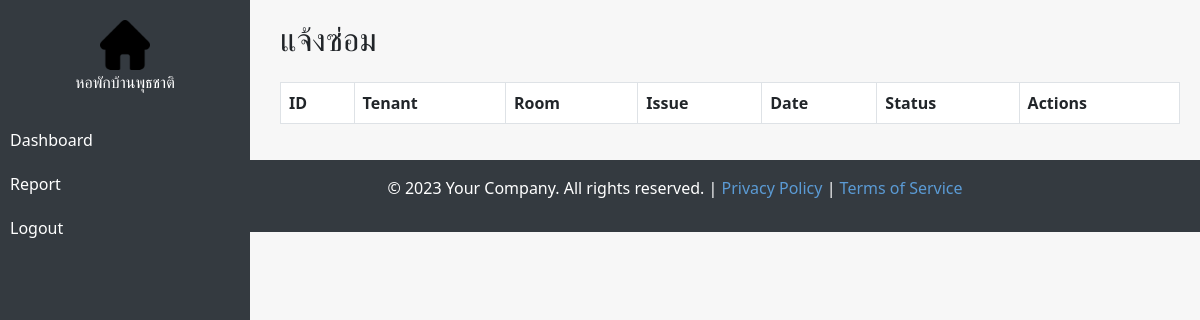
The page /tenant/reports.php (signed in) on the database as committed earlier.
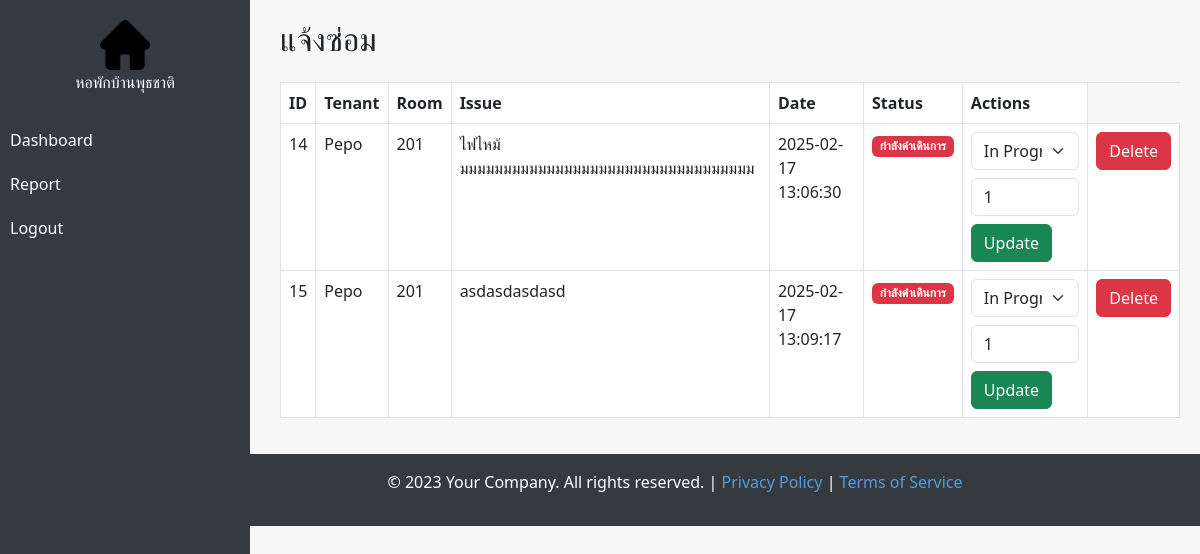
The same page on the database as committed later.
### tables this page shows
CREATE TABLE `maintenance_requests` (
  `id` int(11) NOT NULL,
  `tenant_id` int(11) NOT NULL,
  `room_id` int(11) NOT NULL,
  `issue` text NOT NULL,
  `request_date` timestamp NOT NULL DEFAULT current_timestamp(),
  `assigned_staff_id` int(11) DEFAULT NULL,
  `status` enum('pending','in_progress','completed') DEFAULT 'pending'
);

CREATE TABLE `users` (
  `id` int(11) NOT NULL,
  `username` varchar(50) NOT NULL,
  `password` varchar(255) NOT NULL,
  `role` enum('admin','staff','tenant') NOT NULL,
  `full_name` varchar(100) NOT NULL,
  `phone` varchar(20) DEFAULT NULL,
  `email` varchar(100) DEFAULT NULL,
  `created_at` timestamp NOT NULL DEFAULT current_timestamp(),
  `IDCard` int(200) DEFAULT NULL,
  `Img` varchar(200) DEFAULT NULL,
  `idcard_img` varchar(200) DEFAULT NULL,
  `charter` varchar(200) DEFAULT NULL
);

CREATE TABLE `rooms` (
  `id` int(11) NOT NULL,
  `room_number` varchar(10) NOT NULL,
  `type` enum('standard','deluxe','vip') NOT NULL,
  `price` decimal(10,2) NOT NULL,
  `status` enum('available','reserved','occupied') DEFAULT 'available',
  `tenant_id` int(11) DEFAULT NULL,
  `Date of Stay` int(11) DEFAULT NULL,
  `Expiration Date` int(11) DEFAULT NULL
);

### tenant/reports.php (the view, shortened to what this page needs)
<?php
include("../config/database.php");
$user_id = $_SESSION['user_id'];
$user_role = $_SESSION['role'];
if ($user_role == 'tenant') {
    $requests_sql = "SELECT m.*, u.full_name, r.room_number
                      FROM maintenance_requests m
                      JOIN users u ON m.tenant_id = u.id
                      JOIN rooms r ON m.room_id = r.id
                      WHERE m.tenant_id = ?";
    $stmt = $conn->prepare($requests_sql);
    $stmt->bind_param("i", $user_id);
    $stmt->execute();
    $requests = $stmt->get_result();
} else {
    $requests = $conn->query("SELECT m.*, u.full_name, r.room_number
                              FROM maintenance_requests m
                              JOIN users u ON m.tenant_id = u.id
                              JOIN rooms r ON m.room_id = r.id");
}
?>
<!DOCTYPE html>
<html lang="en">
<head>
    <link href="https://cdn.jsdelivr.net/npm/bootstrap@5.3.0/dist/css/bootstrap.min.css" rel="stylesheet">
</head>
<body>
    <div class="sidebar">
        <img src="../assets/images/home.png" alt="Logo" width="50">
        <center style="color: white;">หอพักบ้านพุธชาติ</center>
        <br>
        <a href="dashboard.php">Dashboard</a>
        <a href="reports.php">Report</a>
        <a href="../public/logout.php">Logout</a>
    </div>
    <div class="content">
        <h2 class="mb-4">แจ้งซ่อม</h2>
        <?php if ($user_role == 'admin'): ?>
        <table class="table table-bordered">
            <tr>
                <th>ID</th>
                <th>Tenant</th>
                <th>Room</th>
                <th>Issue</th>
                <th>Date</th>
                <th>Status</th>
                <th>Actions</th>
            </tr>
            <?php while ($row = $requests->fetch_assoc()): ?>
            <tr>
                <td><?= $row['id'] ?></td>
                <td><?= $row['full_name'] ?></td>
                <td><?= $row['room_number'] ?></td>
                <td><?= $row['issue'] ?></td>
                <td><?= $row['request_date'] ?></td>
                <td>
                    <?php
                            $status_class = '';
                            $status_message = '';
                            if ($row['status'] == 'pending') {
                                $status_class = 'bg-warning';
                                $status_message = 'ส่งเรื่อง';
                            } elseif ($row['status'] == 'in_progress') {
                                $status_class = 'bg-danger';
                                $status_message = 'กำลังดำเดินการ';
                            } elseif ($row['status'] == 'completed') {
                                $status_class = 'bg-success';
                                $status_message = 'ดำเนินการเสร็จสิ้น';
                            }
                            ?>
                    <span class="badge <?= $status_class ?>"><?= $status_message ?></span>
                </td>
                <td>
                    <form method="post">
                        <select name="status" class="form-select">
                            <option value="in_progress" <?= $row['status'] == 'in_progress' ? 'selected' : '' ?>>In
                                Progress</option>
                        </select>
                        <input type="number" name="assigned_staff_id" class="form-control mt-2" placeholder="Staff ID"
                            value="<?= $row['assigned_staff_id'] ?>">
                        <button type="submit" name="update_status" class="btn btn-success mt-2">Update</button>
                    </form>
                </td>
                <td>
                    <a href="maintenance_requests.php?delete_id=<?= $row['id'] ?>" class="btn btn-danger">Delete</a>
                </td>
            </tr>
            <?php endwhile; ?>
        </table>
        <?php endif; ?>
    </div>
    <div class="footer">
        <p>&copy; 2023 Your Company. All rights reserved. | <a href="#">Privacy Policy</a> | <a href="#">Terms of
                Service</a></p>
    </div>
</body>
</html>

Rows that differ between the two databases and show on the page:
added maintenance_requests: id "14", tenant.full_name "Pepo", room.room_number "201", issue "ไฟไหม้มมมมมมมมมมมมมมมมมมมมมมมมมมมมมมมมมม", request_date "2025-02-17 13:06:30", status "กำลังดำเดินการ", status "In Progress", assigned_staff_id "1"
added maintenance_requests: id "15", tenant.full_name "Pepo", room.room_number "201", issue "asdasdasdasd", request_date "2025-02-17 13:09:17", status "กำลังดำเดินการ", status "In Progress", assigned_staff_id "1"
